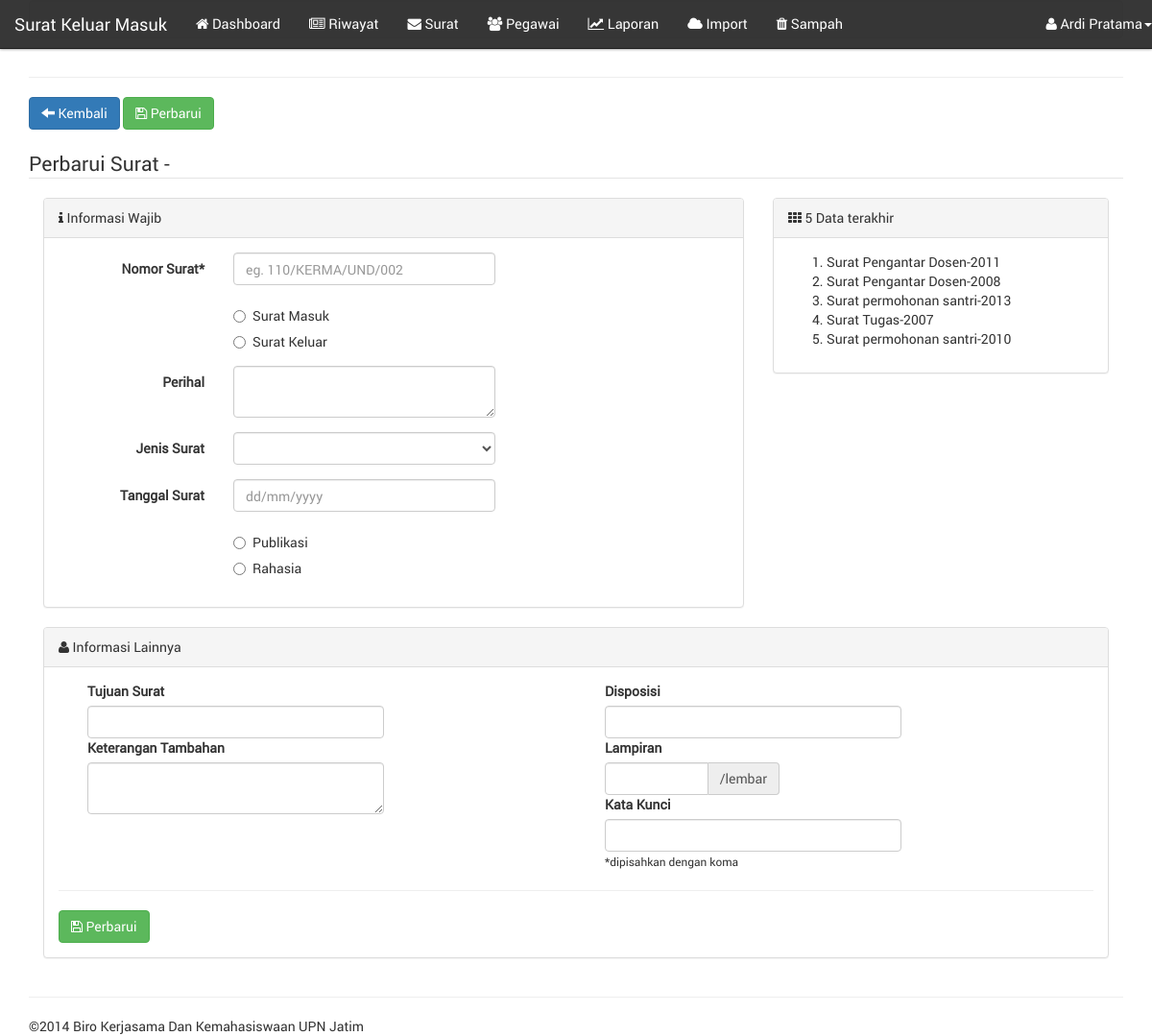
The app's page /?page=surat/edit&id=SB/805/FAKULTAS/11/2014/547458 (signed in), older data.
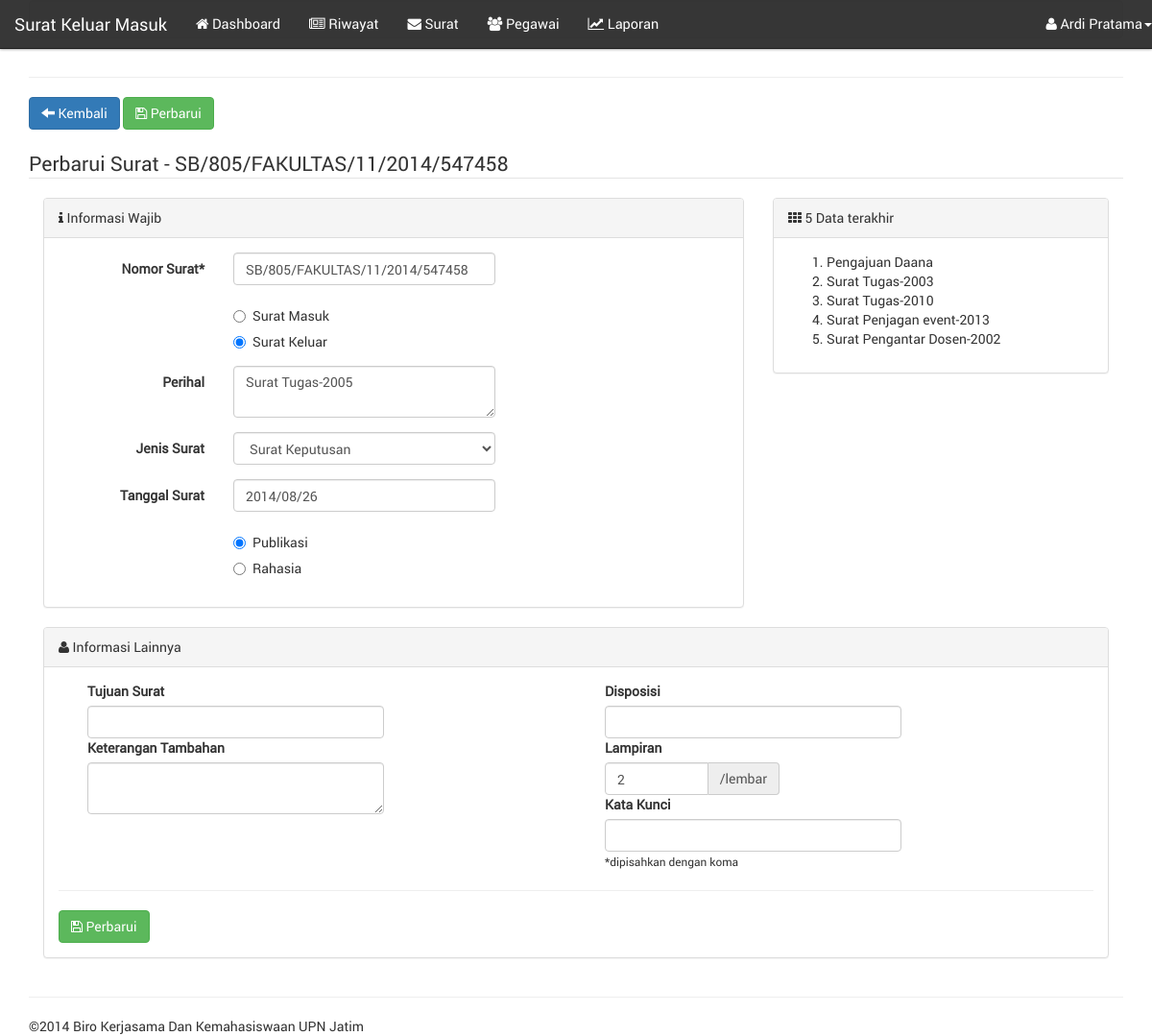
The same page, newer data.
### tables this page shows
CREATE TABLE `surat` (
  `idsurat` varchar(30) NOT NULL DEFAULT '' COMMENT 'NO SURAT',
  `jenis_surat` varchar(10) DEFAULT NULL COMMENT 'Masuk / Keluar',
  `tanggal_surat` date DEFAULT NULL COMMENT 'Tanggal yang tertera pada surat',
  `idkategori` varchar(255) DEFAULT NULL,
  `perihal` text,
  `tujuan` varchar(255) DEFAULT NULL COMMENT 'Sebagai catatan tambahan untuk memperjelas surat',
  `asal_surat` varchar(45) DEFAULT NULL COMMENT 'asal surat, bisa dari instansi internal atau eksternal',
  `disposisi` varchar(255) DEFAULT NULL COMMENT 'Disposisi surat',
  `kata_kunci` varchar(255) DEFAULT NULL COMMENT 'Kata kunci yang berhubungan dengan surat',
  `delete` varchar(1) DEFAULT '0' COMMENT 'DELETE = status data terdelet, 1 adalah file delete, 2 tidak delete',
  `posting` varchar(255) DEFAULT NULL COMMENT 'Di posting oleh idusers',
  `public` varchar(1) DEFAULT '0' COMMENT 'status, 1=publikasi, 0=private',
  `lampiran` varchar(255) DEFAULT 'no_lampiran.jpeg' COMMENT 'Lampiran berupa gambar, gambar surat',
  `created_at` timestamp NOT NULL DEFAULT CURRENT_TIMESTAMP COMMENT 'tanggal surat di insert/ update oleh sistem',
  PRIMARY KEY (`idsurat`)
);

CREATE TABLE `kategori` (
  `idkategori` varchar(11) NOT NULL DEFAULT '',
  `keterangan_kategori` varchar(255) DEFAULT NULL,
  PRIMARY KEY (`idkategori`)
);

### models.php (called while the page is built, shortened)
<?php
function get_login($tampil){
    $aktif=$_SESSION['idusers'];
    $query=mysql_query("select * from users a, pegawai b, bagian c where a.idusers=b.idpegawai and a.idusers='$aktif' and a.idbagian=c.idbagian");
    $data=mysql_fetch_array($query);
    return $data[$tampil];
}
function get_kategori($order_by='idkategori'){
    $query=mysql_query("select * from kategori order by $order_by DESC");
    return $query;
}
function get_one($id=null){
    $query=mysql_query("select * from surat where idsurat='$id'");
    return $query;
}
function get_last_surat($order_by='created_at',$limit=5){
    $query=mysql_query('select * from surat order by created_at DESC limit 5 ');
    return $query;
}
?>

### module/surat/edit.php (the view, shortened to what the changed rows need)
<?php
if(isset($_GET['id'])){
    $id=$_GET['id'];
    $result=mysql_fetch_array(get_one($id));
    }else{
        header('location:./?page=surat/index');
    }
 ?>
<div class="row clearfix">
	<div class="col-md-12">
        <form method="post" enctype="multipart/form-data" role="form">
        <a href="./?page=surat/index" class="btn btn-primary"><i class="glyphicon glyphicon-arrow-left"></i> Kembali</a>
        <button type="submit" name="update_surat" class="btn btn-success"><i class="fa fa-save"></i> Perbarui</button>
        <div class="clearfix"></div><br />
            <fieldset>
                <legend>Perbarui Surat - <?php echo $result['idsurat'] ?></legend>
                <div class="col-md-8">
                    <div class="panel panel-default">
                    <div class="panel-heading"><i class="fa fa-info"></i> Informasi Wajib</div>
                    <div class="panel-body">
                        <div class="form-horizontal">
                              <div class="form-group">
                                <label class="col-sm-3 control-label">Nomor Surat*</label>
                                <div class="col-sm-5">
                                  <input type="text" autofocus="" value="<?php echo $result['idsurat'] ?>" class="form-control" name="idsurat" required="" placeholder="eg. 110/KERMA/UND/002"/>
                                </div>
                              </div>
                              <?php if(get_login('idbagian')==0){?>
                                <input type="hidden" name="jenis_surat" value="<?php echo $result['jenis_surat'] ?>" />
                              <?php }else{?>
                                <div class="form-group">
                                    <label class="col-sm-3 control-label"></label>
                                    <div class="col-sm-5">
                                      <div class="radio">
                                          <label>
                                            <input type="radio" name="jenis_surat" required="" value="masuk" <?php if($result['jenis_surat'] == 'masuk') echo 'checked'?> />Surat Masuk
                                          </label>
                                        </div>
                                        <div class="radio">
                                          <label>
                                            <input type="radio" name="jenis_surat" required="" value="keluar" <?php if($result['jenis_surat'] == 'keluar') echo 'checked'?>/>Surat Keluar
                                          </label>
                                        </div>
                                    </div>
                                </div>
                              <?php } ?>
                            <div class="form-group">
                                <label class="col-sm-3 control-label">Perihal</label>
                                <div class="col-sm-5">
                                  <textarea class="form-control" name="perihal"><?php echo $result['perihal'] ?></textarea>
                                </div>
                              </div>
                              <div class="form-group">
                                <label class="col-sm-3 control-label">Jenis Surat</label>
                                <div class="col-sm-5">
                                  <select class="form-control" name="kategori">
                                    <?php $get_kategori=get_kategori();while($hasil=mysql_fetch_array($get_kategori)){?>
                                        <option value="<?php echo $hasil['idkategori'] ?>" <?php if($hasil['idkategori']==$result['idkategori']) echo 'selected'; ?> ><?php echo $hasil['keterangan_kategori'] ?></option>
                                    <?php } ?>
                                  </select>
                                </div>
                              </div>
                            <div class="form-group">
                                <label class="col-sm-3 control-label">Tanggal Surat</label>
                                <div class="col-sm-5">
                                  <input type="text" name="tanggal_surat" id="tl" value="<?php echo $result['tanggal_surat'] ?>" class="form-control" placeholder="dd/mm/yyyy" required="" />
                                </div>
                              </div>
                              <div class="form-group">
                                <label class="col-sm-3 control-label"></label>
                                <div class="col-sm-5">
                                  <div class="radio">
                                      <label>
                                        <input type="radio" name="publikasi" required="" value="1" <?php if($result['public'] == '1') echo 'checked'?> />
                                        Publikasi
                                      </label>
                                    </div>
                                    <div class="radio">
                                      <label>
                                        <input type="radio" name="publikasi" required="" value="0" <?php if($result['public'] == '0') echo 'checked'?> />
                                        Rahasia
                                      </label>
                                    </div>
                                </div>
                            </div>
                        </div>
                    </div>
                </div>
            </div>
            <div class="col-md-4">
                <div class="panel panel-default">
                    <div class="panel-heading"><i class="fa fa-th"></i> 5 Data terakhir</div>
                    <div class="panel-body">
                        <ol>
                            <?php $data=get_last_surat('created_at',5);while($result1=mysql_fetch_array($data)){?>
                                <li><?= $result1['perihal'] ?></li>
                            <?php } ?>
                        </ol>
                    </div>
                </div>
            </div>
        </fieldset>
        <div class="col-lg-12">
            <div class="panel panel-default">
            <div class="panel-heading"><i class="fa fa-user"></i> Informasi Lainnya</div>
            <div class="panel-body">
                <div class="col-sm-6">
                    <div class="form-group">
                        <div class="col-xs-8">
                            <label><?php if($result['jenis_surat']=='masuk') {echo 'Asal Surat';}else{echo 'Tujuan Surat';} ?></label>
                            <input type="text" class="form-control" name="asal_surat" value="<?php echo $result['asal_surat'] ?>" placeholder="" />
                        </div>
                    </div>
                    <div class="form-group">
                        <div class="col-xs-8">
                            <label>Keterangan Tambahan</label>
                            <textarea name="catatan" class="form-control"><?php echo $result['catatan'] ?></textarea>
                        </div>
                    </div>
                </div>
                <div class="col-sm-6">
                    <div class="form-group">
                        <div class="col-xs-8">
                            <label>Disposisi</label>
                            <input type="text" class="form-control" name="disposisi" value="<?php echo $result['disposisi'] ?>" placeholder="" />
                        </div>
                    </div>
                    <div class="form-group">
                        <div class="col-xs-5">
                            <label>Lampiran</label>
                              <div class="input-group">
                                <input type="text" value="<?php echo $result['lampiran'] ?>" class="form-control" name="lampiran" />
                              <span class="input-group-addon">/lembar</span>
                            </div>
                        </div>
                    </div>
                    <div class="form-group">
                        <div class="col-xs-8">
                            <label>Kata Kunci</label>
                            <input type="text" class="form-control" name="keyword" value="<?php echo $result['kata_kunci']; ?>" placeholder="" />
                            <small>*dipisahkan dengan koma</small>
                        </div>
                    </div>
                </div>
                <div class="clearfix"></div><hr />
                <button type="submit" name="update_surat" class="btn btn-success"><i class="fa fa-save"></i> Perbarui</button>
            </div>
        </div>
        </div>
	   </form>
    </div>
</div>

### header.php (shortened to what the changed rows need)
<!DOCTYPE html>
<html lang="en">
<head>
	<link href="css/bootstrap.css" rel="stylesheet"/>
	<link href="css/style.css" rel="stylesheet"/>
    <link href="fonts/stylesheet.css" rel="stylesheet"/>
    <link href="css/font-awesome.min.css" rel="stylesheet" />
    <link href="css/jquery.dataTables.min.css" rel="stylesheet" />
</head>
<body>
<div class="container">
<div class="row clearfix">
		<div class="col-md-12 column">
			<nav class="navbar navbar-inverse navbar-fixed-top" role="navigation">
				<div class="collapse navbar-collapse" id="bs-example-navbar-collapse-1">
					<ul class="nav navbar-nav">
                        <?php if(isset($_SESSION['login']) && $_SESSION['login']==true){?>
                        <?php if(get_login('idbagian')==3){?>
                            <li><a href="./?page=import/index"><i class="fa fa-cloud"></i> Import</a></li>
                            <li><a href="./?page=sampah/index"><i class="fa fa-trash"></i> Sampah</a></li>
                        <?php } ?>
					    <?php } ?>
                    </ul>
				</div>
			</nav>
		</div>
	</div>

Row changes from the older to the newer data that the page shows:
removed surat: perihal "Surat Pengantar Dosen-2011"
removed surat: perihal "Surat Pengantar Dosen-2008"
removed surat: perihal "Surat permohonan santri-2013"
removed surat: perihal "Surat Tugas-2007"
removed surat: perihal "Surat permohonan santri-2010"
added surat: idsurat "SB/805/FAKULTAS/11/2014/547458", jenis_surat "☐ Surat Masuk", jenis_surat "☑ Surat Keluar", perihal "Surat Tugas-2005", kategori "Surat Keputusan", tanggal_surat "2014/08/26", public "☑ Publikasi", public "☐ Rahasia", lampiran "2"
added surat: perihal "Pengajuan Daana"
added surat: perihal "Surat Tugas-2003"
added surat: perihal "Surat Tugas-2010"
added surat: perihal "Surat Penjagan event-2013"
added surat: perihal "Surat Pengantar Dosen-2002"
Text that changed along with them:
form field jenis_surat: "☐ Surat Masuk" → (not shown)
form field jenis_surat: "☐ Surat Keluar" → (not shown)
form field publikasi: "☐ Publikasi" → (not shown)
form field publikasi: "☐ Rahasia" → (not shown)
text no longer shown: "Import Sampah"
